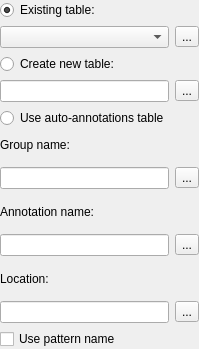
<?xml version="1.0" encoding="UTF-8"?>
<ui version="4.0">
 <class>CreateAnnotationOptionsPanelWidget</class>
 <widget class="QWidget" name="CreateAnnotationOptionsPanelWidget">
  <property name="geometry">
   <rect>
    <x>0</x>
    <y>0</y>
    <width>199</width>
    <height>349</height>
   </rect>
  </property>
  <property name="windowTitle">
   <string>Form</string>
  </property>
  <layout class="QVBoxLayout" name="mainLayout">
   <property name="spacing">
    <number>0</number>
   </property>
   <property name="margin">
    <number>0</number>
   </property>
   <item>
    <widget class="QWidget" name="saveAnnotationsInnerWidget" native="true">
     <property name="sizePolicy">
      <sizepolicy hsizetype="Preferred" vsizetype="Minimum">
       <horstretch>0</horstretch>
       <verstretch>0</verstretch>
      </sizepolicy>
     </property>
     <property name="toolTip">
      <string>Choose a file to store the annotations</string>
     </property>
     <layout class="QVBoxLayout" name="verticalLayout_2">
      <property name="sizeConstraint">
       <enum>QLayout::SetMinAndMaxSize</enum>
      </property>
      <property name="margin">
       <number>0</number>
      </property>
      <item>
       <widget class="QRadioButton" name="rbExistingTable">
        <property name="text">
         <string>Existing table:</string>
        </property>
        <property name="checked">
         <bool>true</bool>
        </property>
       </widget>
      </item>
      <item>
       <layout class="QHBoxLayout" name="horizontalLayout">
        <item>
         <widget class="QComboBox" name="cbExistingTable">
          <property name="sizeAdjustPolicy">
           <enum>QComboBox::AdjustToMinimumContentsLength</enum>
          </property>
         </widget>
        </item>
        <item>
         <widget class="QToolButton" name="tbBrowseExistingTable">
          <property name="text">
           <string>...</string>
          </property>
          <property name="icon">
           <iconset resource="../../../U2Gui.qrc">
            <normaloff>:/core/images/load_selected_documents.png</normaloff>:/core/images/load_selected_documents.png</iconset>
          </property>
         </widget>
        </item>
       </layout>
      </item>
      <item>
       <widget class="QRadioButton" name="rbCreateNewTable">
        <property name="text">
         <string>Create new table:</string>
        </property>
       </widget>
      </item>
      <item>
       <layout class="QHBoxLayout" name="horizontalLayout_2">
        <item>
         <widget class="QLineEdit" name="leNewTablePath"/>
        </item>
        <item>
         <widget class="QToolButton" name="tbBrowseNewTable">
          <property name="text">
           <string>...</string>
          </property>
         </widget>
        </item>
       </layout>
      </item>
      <item>
       <widget class="QRadioButton" name="rbUseAutoTable">
        <property name="text">
         <string>Use auto-annotations table</string>
        </property>
       </widget>
      </item>
     </layout>
    </widget>
   </item>
   <item>
    <widget class="QWidget" name="annotationParametersInnerWidget" native="true">
     <property name="sizePolicy">
      <sizepolicy hsizetype="Preferred" vsizetype="Minimum">
       <horstretch>0</horstretch>
       <verstretch>0</verstretch>
      </sizepolicy>
     </property>
     <layout class="QVBoxLayout" name="verticalLayout_3">
      <property name="sizeConstraint">
       <enum>QLayout::SetMinAndMaxSize</enum>
      </property>
      <property name="margin">
       <number>0</number>
      </property>
      <item>
       <widget class="QLabel" name="lblGroupName">
        <property name="text">
         <string>Group name:</string>
        </property>
       </widget>
      </item>
      <item>
       <layout class="QHBoxLayout" name="horizontalLayout_3">
        <item>
         <widget class="QLineEdit" name="leGroupName"/>
        </item>
        <item>
         <widget class="QToolButton" name="tbSelectGroupName">
          <property name="toolTip">
           <string>Predefined group names</string>
          </property>
          <property name="text">
           <string>...</string>
          </property>
          <property name="icon">
           <iconset resource="../../../U2Gui.qrc">
            <normaloff>:/core/images/group_auto.png</normaloff>:/core/images/group_auto.png</iconset>
          </property>
         </widget>
        </item>
       </layout>
      </item>
      <item>
       <widget class="QLabel" name="lblAnnotationName">
        <property name="text">
         <string>Annotation name:</string>
        </property>
       </widget>
      </item>
      <item>
       <layout class="QHBoxLayout" name="horizontalLayout_4">
        <item>
         <widget class="QLineEdit" name="leAnnotationName">
          <property name="maxLength">
           <number>100</number>
          </property>
         </widget>
        </item>
        <item>
         <widget class="QToolButton" name="tbSelectAnnotationName">
          <property name="toolTip">
           <string>Predefined annotation names</string>
          </property>
          <property name="text">
           <string>...</string>
          </property>
          <property name="icon">
           <iconset resource="../../../U2Gui.qrc">
            <normaloff>:/core/images/predefined_annotation_groups.png</normaloff>:/core/images/predefined_annotation_groups.png</iconset>
          </property>
         </widget>
        </item>
       </layout>
      </item>
      <item>
       <widget class="QLabel" name="lblLocation">
        <property name="text">
         <string>Location:</string>
        </property>
       </widget>
      </item>
      <item>
       <layout class="QHBoxLayout" name="horizontalLayout_5">
        <item>
         <widget class="QLineEdit" name="leLocation">
          <property name="toolTip">
           <string>Annotation location in GenBank format</string>
          </property>
         </widget>
        </item>
        <item>
         <widget class="QToolButton" name="tbDoComplement">
          <property name="toolTip">
           <string>Add/remove complement flag</string>
          </property>
          <property name="text">
           <string>...</string>
          </property>
          <property name="icon">
           <iconset resource="../../../U2Gui.qrc">
            <normaloff>:/core/images/do_complement.png</normaloff>:/core/images/do_complement.png</iconset>
          </property>
         </widget>
        </item>
       </layout>
      </item>
      <item>
       <widget class="QCheckBox" name="chbUsePatternNames">
        <property name="toolTip">
         <string>Use names of patterns as annotations names. In case the patterns are in FASTA format</string>
        </property>
        <property name="text">
         <string>Use pattern name</string>
        </property>
       </widget>
      </item>
     </layout>
    </widget>
   </item>
  </layout>
 </widget>
 <resources>
  <include location="../../../U2Gui.qrc"/>
 </resources>
 <connections/>
</ui>
